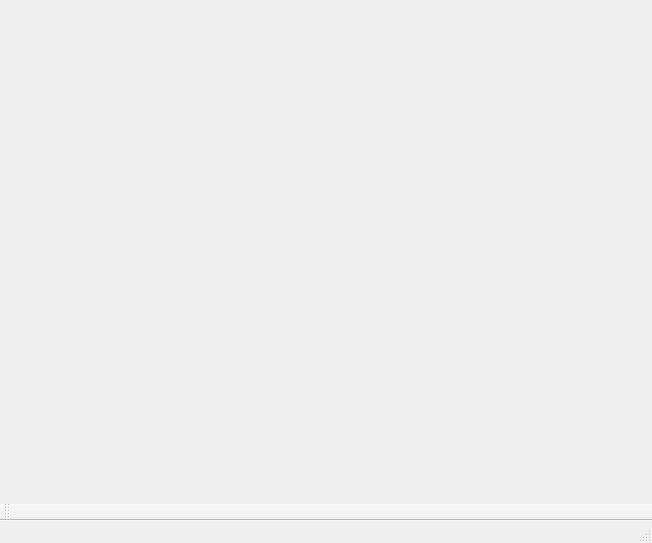
<?xml version="1.0" encoding="UTF-8"?>
<ui version="4.0">
 <class>MainWindow</class>
 <widget class="QMainWindow" name="MainWindow">
  <property name="geometry">
   <rect>
    <x>0</x>
    <y>0</y>
    <width>652</width>
    <height>543</height>
   </rect>
  </property>
  <property name="windowTitle">
   <string>MainWindow</string>
  </property>
  <widget class="QWidget" name="centralWidget"/>
  <widget class="QToolBar" name="mainToolBar">
   <attribute name="toolBarArea">
    <enum>BottomToolBarArea</enum>
   </attribute>
   <attribute name="toolBarBreak">
    <bool>false</bool>
   </attribute>
  </widget>
  <widget class="QStatusBar" name="statusBar"/>
 </widget>
 <layoutdefault spacing="6" margin="11"/>
 <resources/>
 <connections/>
</ui>
